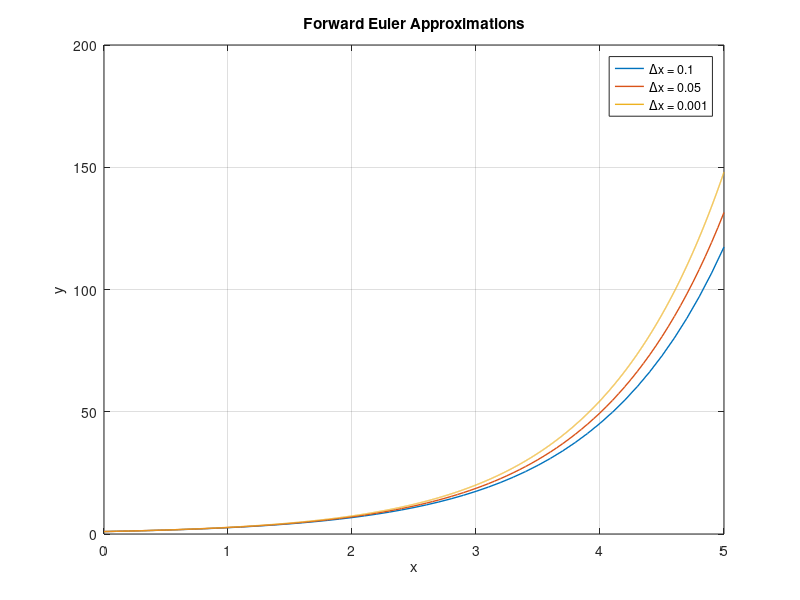

MATLAB code for this plot:
%% Part 1.4: Forward Euler

clear; clc; close all;

% Define ODE & intialize parameters
f = @(x, y) y;

% Define step sizes 
step_sizes = [0.1, 0.05, 0.001];

% Intialize counter
i = 1; 

% Loop through each step size
while i <= length(step_sizes)
    % Define step size and create a range of x values from 0 to 5
    h = step_sizes(i);
    x = 0:h:5;

    y = zeros(size(x));
    y(1) = 1; % Initial condition

    % Euler method calcualtion
    for n = 1:length(x)-1
        % Update the value of the function
        y(n+1) = y(n) + h * f(x(n), y(n));
    end

    % Plotting Figure
    figure(1);
    plot(x, y, 'LineWidth', 1, 'DisplayName', ['Euler: \Deltax = ' num2str(h)]);
    hold on;
    
    % Increment Counter
    i = i + 1; 

end

% Legend
legend('\Deltax = 0.1', '\Deltax = 0.05', '\Deltax = 0.001');
xlabel('x'); ylabel('y');
title('Forward Euler Approximations');
grid on;